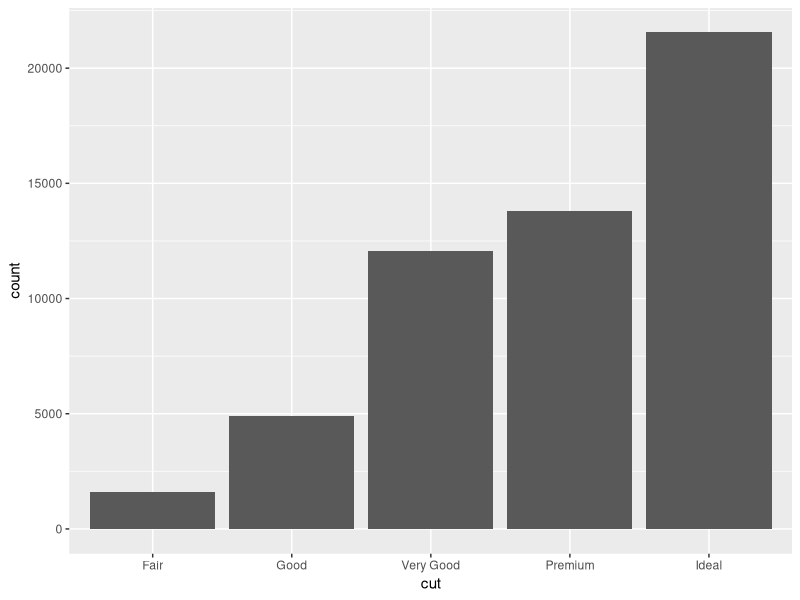
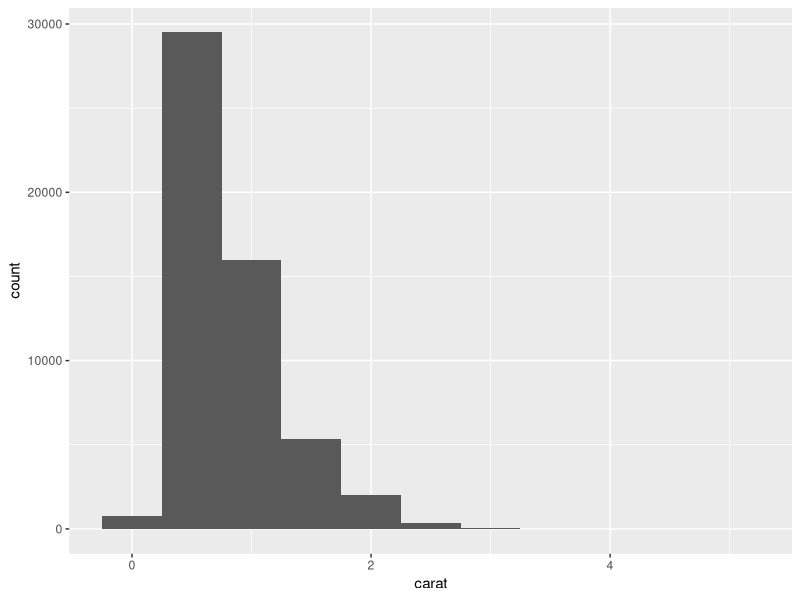
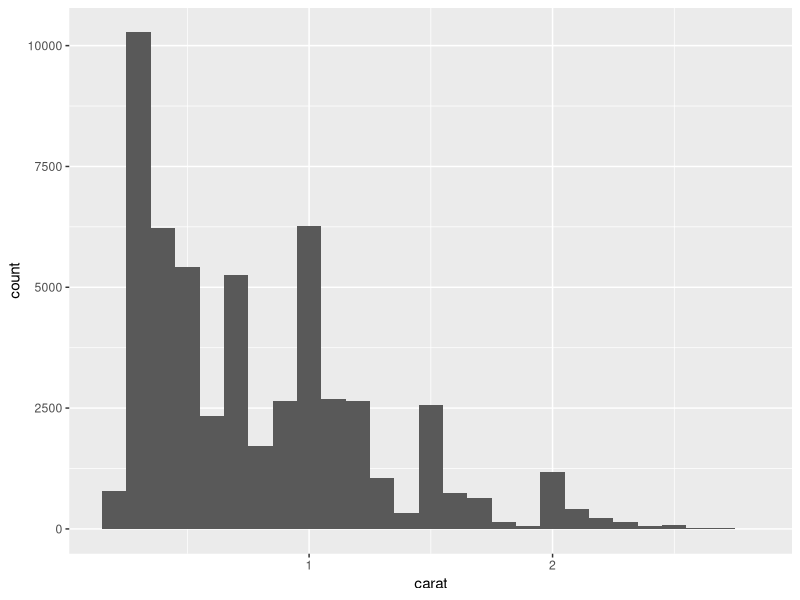
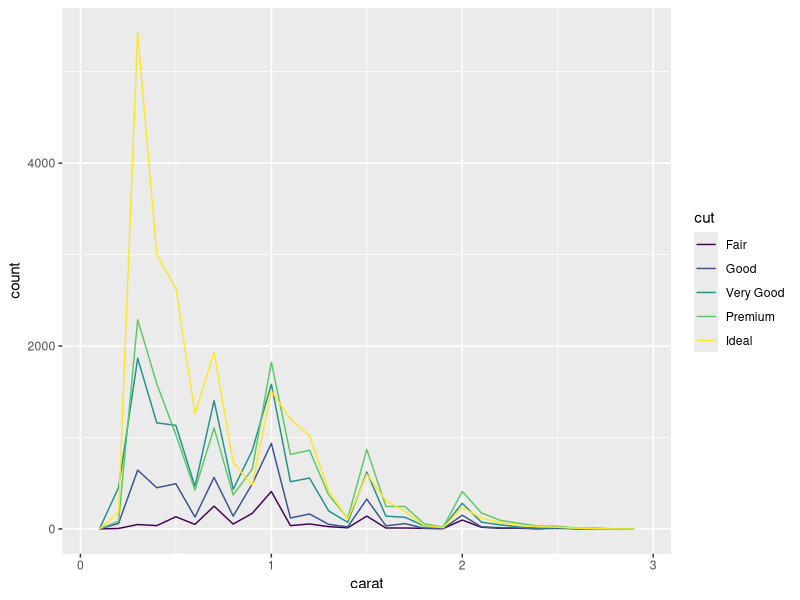
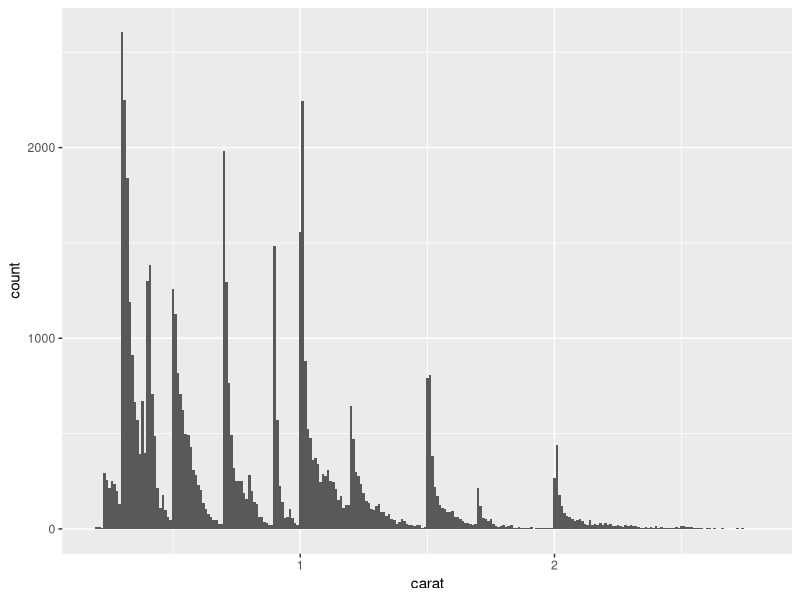

Source code (R) for these figures, in order:
library(tidyverse)

## When a variable is categorical you can examine the distribution with a bar chart

ggplot(data = diamonds) +
  geom_bar(mapping = aes(x = cut))

diamonds %>%
  count(cut)

## If a variable is continuos you can examine the distribution using a histogram

ggplot(data = diamonds) +
  geom_histogram(mapping = aes(x = carat), binwidth = 0.5)

diamonds %>%
  count(cut_width(cut,0.5))


## It is always useful to look at different sections of the data, for example look
## at the difference when we look at diamonds which are smaller 

smaller <- diamonds %>% 
  filter(carat < 3)

ggplot(data = smaller) +
  geom_histogram(mapping = aes(x = carat), binwidth = 0.1)

## You can overlay multiple histograms in one plot with geom_freqpoly

ggplot(data = smaller) +
  geom_freqpoly(mapping = aes(x = carat, colour = cut), binwidth = 0.1)


ggplot(data = smaller) +
  geom_histogram(mapping = aes(x = carat), binwidth = 0.01)


